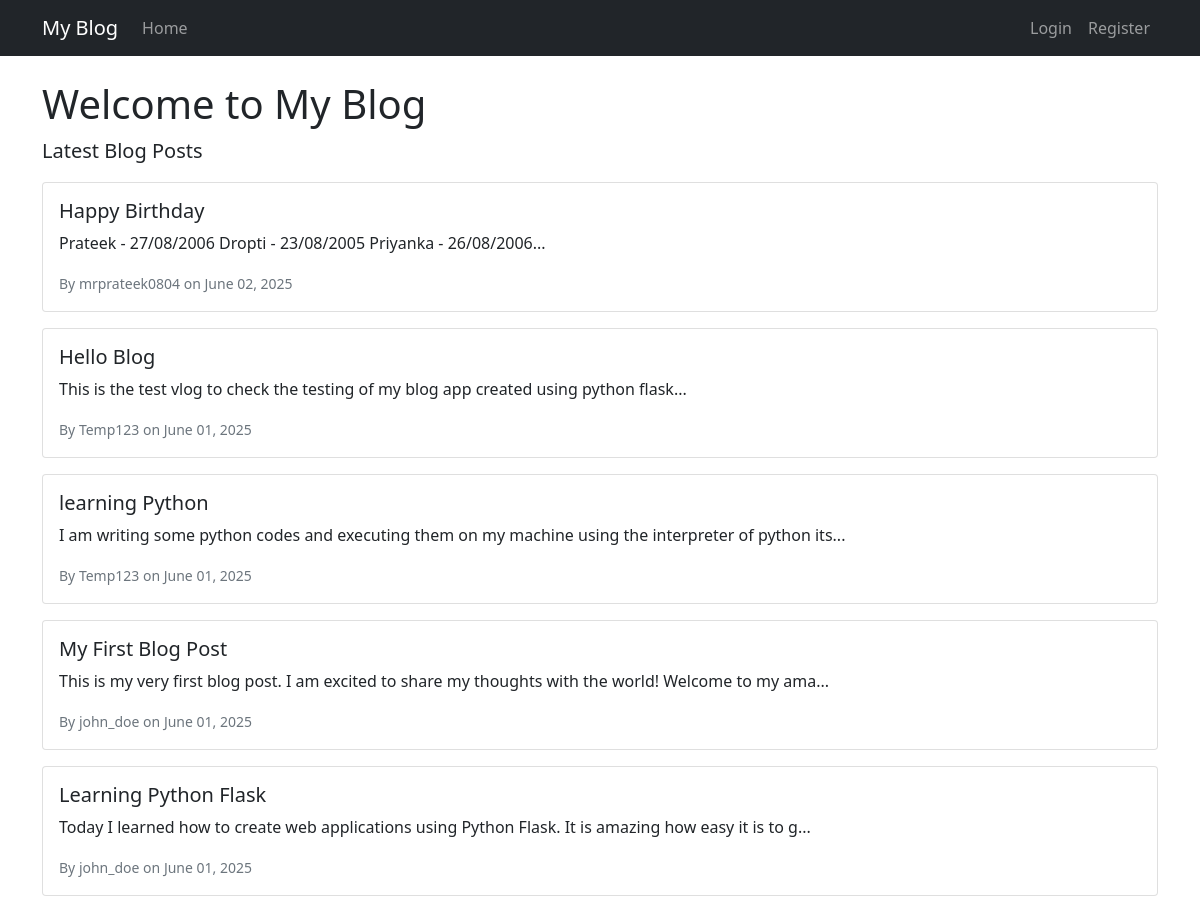
The page / on the database its author committed.
### app.py (models this page shows, shortened)
class Post(db.Model):
    id = db.Column(db.Integer, primary_key=True)
    title = db.Column(db.String(200), nullable=False)
    content = db.Column(db.Text, nullable=False)
    date_created = db.Column(db.DateTime, default=datetime.utcnow)
    user_id = db.Column(db.Integer, db.ForeignKey('user.id'), nullable=False)

class User(UserMixin, db.Model):
    id = db.Column(db.Integer, primary_key=True)
    username = db.Column(db.String(80), unique=True, nullable=False)
    email = db.Column(db.String(120), unique=True, nullable=False)
    password_hash = db.Column(db.String(120), nullable=False)
    posts = db.relationship('Post', backref='author', lazy=True)

### app.py (the view)
@app.route('/')
def home():
    posts = Post.query.order_by(Post.date_created.desc()).all()
    return render_template('index.html', posts=posts)

### templates/index.html
{% extends "base.html" %} {% block content %}
<div class="row">
  <div class="col-md-12">
    <h1>Welcome to My Blog</h1>
    <p class="lead">Latest Blog Posts</p>
    {% if posts %} {% for post in posts %}
    <div class="card mb-3">
      <div class="card-body">
        <h5 class="card-title">{{ post.title }}</h5>
        <p class="card-text">{{ post.content[:100] }}...</p>
        <small class="text-muted"
          >By {{ post.author.username }} on {{ post.date_created.strftime('%B
          %d, %Y') }}</small
        >
      </div>
    </div>
    {% endfor %} {% else %}
    <div class="alert alert-info">
      <h4>No posts yet!</h4>
      <p>Be the first to create a blog post.</p>
    </div>
    {% endif %}
  </div>
</div>
{% endblock %}

### templates/base.html (shortened to what this page needs)
<!DOCTYPE html>
<html lang="en">
  <head>
    <link
      href="https://cdn.jsdelivr.net/npm/bootstrap@5.1.3/dist/css/bootstrap.min.css"
      rel="stylesheet"
    />
  </head>
  <body>
    <nav class="navbar navbar-expand-lg navbar-dark bg-dark">
      <div class="container">
        <a class="navbar-brand" href="{{ url_for('home') }}">My Blog</a>
        <div class="collapse navbar-collapse" id="navbarNav">
          <ul class="navbar-nav me-auto">
            <li class="nav-item">
              <a class="nav-link" href="{{ url_for('home') }}">Home</a>
            </li>
          </ul>
          <ul class="navbar-nav">
            {% if current_user.is_authenticated %}
            <li class="nav-item">
              <span class="navbar-text me-3"
                >Welcome, {{ current_user.username }}!</span
              >
            </li>
            <li class="nav-item">
              <a class="nav-link" href="{{ url_for('logout') }}">Logout</a>
            </li>
            {% else %}
            <li class="nav-item">
              <a class="nav-link" href="{{ url_for('login') }}">Login</a>
            </li>
            <li class="nav-item">
              <a class="nav-link" href="{{ url_for('register') }}">Register</a>
            </li>
            {% endif %}
          </ul>
        </div>
      </div>
    </nav>
    <div class="container mt-4">
      {% block content %}{% endblock %}
    </div>
  </body>
</html>

### rows shown on the page
Post: title "Happy Birthday", content "Prateek - 27/08/2006 Dropti - 23/08/2005 Priyanka - 26/08/2006", author.username "mrprateek0804", date_created "June 02, 2025"
Post: title "Hello Blog", content "This is the test vlog to check the testing of my blog app created using python flask", author.username "Temp123", date_created "June 01, 2025"
Post: title "learning Python", content "I am writing some python codes and executing them on my machine using the interpreter of python its", author.username "Temp123", date_created "June 01, 2025"
Post: title "My First Blog Post", content "This is my very first blog post. I am excited to share my thoughts with the world! Welcome to my ama", author.username "john_doe", date_created "June 01, 2025"
Post: title "Learning Python Flask", content "Today I learned how to create web applications using Python Flask. It is amazing how easy it is to g", author.username "john_doe", date_created "June 01, 2025"
